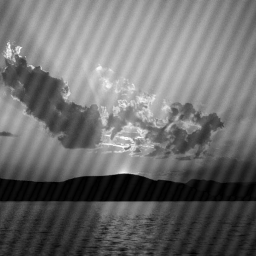
%> input picture sunset3.bmp, 256 x 256 px
$ octave atividade_28_09_17.m   (GNU Octave 9; MATLAB toolbox functions it lacks are replaced by stand-ins)
%> lines starting %> are read from the running program, lines starting %| are printed output that depends on the picture; in (x1, y1, x2, y2) boxes, pixels count from 0 and x2, y2 are one past the last pixel; in counts of white or black regions, pixels touching at a corner belong together; the program's own positions count from 1
%% Ler imagem
img = imread('sunset3.bmp');
%> img is the input picture: size 256x256 uint8; min 0, max 255, mean 109.5
figure,imshow(img);title('Sunset');
%% Parte 1
img_fourrier_1 = fft(img,[],1);
img_fourrier = fft(img_fourrier_1,[],2);

img_fourrier_gain = log(1+1e-3*abs(img_fourrier));
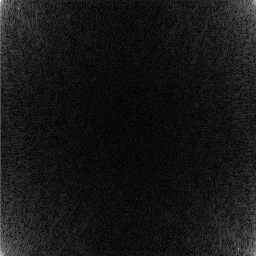
%> img_fourrier_gain: size 256x256 double; min 0.00289, max 8.88, mean 0.799; drawn with min black and max white
img_transf = abs(fftshift(img_fourrier_gain))/max(max(img_fourrier_gain));
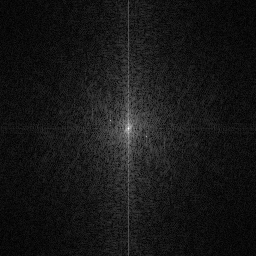
%> img_transf: size 256x256 double; min 0.000326, max 1, mean 0.09
imshow(img_transf);

img_inverse = ifft2(img_fourrier);
imagesc(min(min(img_inverse)),max(max(img_inverse)),abs(img_inverse));
colormap(gray);
%% Parte 2
img_size = size(img);
%> img_size = [256 256]

gray_median = sum(sum(img))/(img_size(1)*img_size(2));
%> gray_median = 109.5

abs_img_fourrier = abs(img_fourrier);
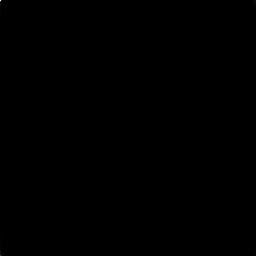
%> abs_img_fourrier: size 256x256 double; min 2.9, max 7178318, mean 2208.3; drawn with min black and max white

gray_median_fourrier = abs_img_fourrier(1,1)/(img_size(1)*img_size(2));
%> gray_median_fourrier = 109.5
% Os valores sao iguais
%% Parte 3
img_fourrier_2dim = fft2(img);

%img_fourrier_gain_2dim = log(1+1e-3*abs(img_fourrier_2dim));
%img_transf_2dim_new = abs(img_fourrier_gain_2dim)/max(max(img_fourrier_gain_2dim));
%figure,imagesc(img_transf_2dim_new),title('Fourrier');
%colormap(gray);

img_fourrier_2dim(9,19) = 0.0;
img_fourrier_2dim(249,239) = 0.0;
%figure,imagesc(img_transf_2dim_new),title('Fourrier');
%colormap(gray);

img_inverse_2dim = ifft2(img_fourrier_2dim);
figure,imagesc(min(min(img_inverse_2dim)),max(max(img_inverse_2dim)),img_inverse_2dim),title('Original sem ruido');
colormap(gray);

%% Parte 4

img_make = zeros(256,256);
% subplot(2,2,1), imagesc(min(min(img_make)),max(max(img_make)),img_make),title('Made Image Original');
% colormap(gray);

img_make(119:139,119:139) = 1.0;
subplot(2,2,1), imagesc(min(min(img_make)),max(max(img_make)),img_make),title('Made Image'), axis('square');
colormap(gray);
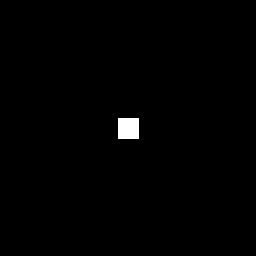
%> displayed picture: size 256x256x3, on the screen's scale of 0 to 255; 0.67% white; 1 white region, box (x1, y1, x2, y2) and area: (118, 118, 139, 139) 441

img_make = fftshift(img_make);

img_quad = imread('quad.bmp');
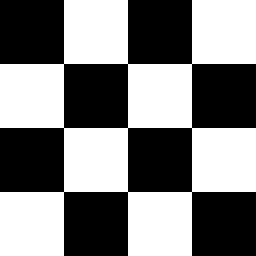
%> input picture quad.bmp, 256 x 256 px
%> img_quad is the input picture: size 256x256x3 uint8; 50% white; 1 white region, box (x1, y1, x2, y2) and area: (0, 0, 256, 256) 32768
img_fourrier_quad = fft2(img_quad);
%> (the run ends here)
